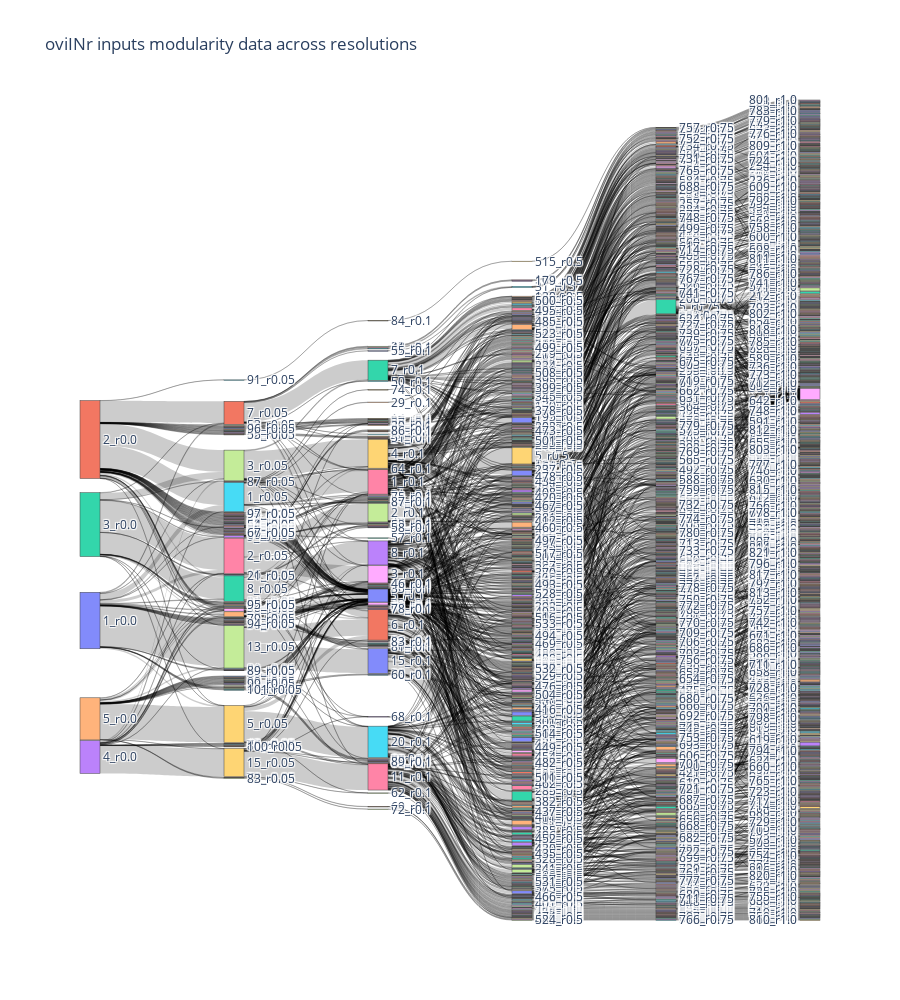

The cell this chart's notebook holds for it:
### Code cell
import plotly.graph_objects as go

fig = go.Figure(data=[go.Sankey(
    node = dict(
        pad = 15,
        thickness=20,
        #line=dict(color='blue', width=0.5),
        label = nodes,
        #color='green'
    ),
    link = dict(
        source= links_dict['source'],
        target = links_dict['target'],
        value = links_dict['value']
    )
    
)
])
fig.update_layout(title='oviINr inputs modularity data across resolutions', height=1000)
fig.show()

### Figure 1 — Plotly figure (JSON) as saved in the notebook; plotly's stock layout.template omitted (floating-point values rounded to 4 significant figures; data arrays with more than 128 entries replaced by an {"elided": "..."} marker saying what was removed)
{"data": [{"link": {"source": {"elided": "3482 int values"}, "target": {"elided": "3482 int values"}, "value": {"elided": "3482 int values"}}, "node": {"label": {"elided": "2329 str values"}, "pad": 15, "thickness": 20}, "type": "sankey"}], "layout": {"height": 1000, "title": {"text": "oviINr inputs modularity data across resolutions"}}}
